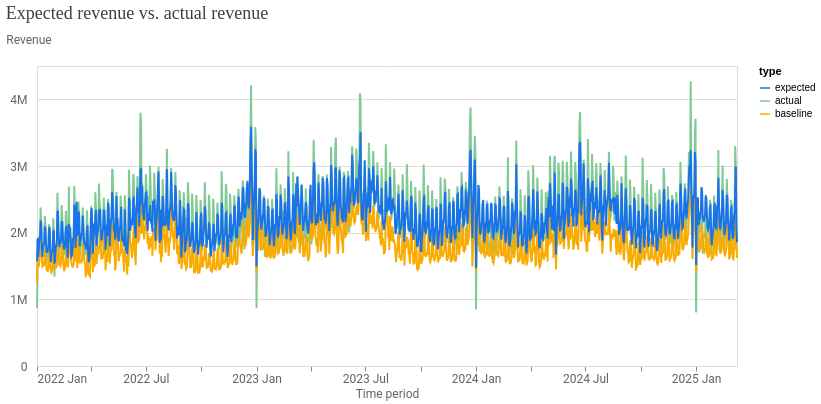

Notebook code for this chart:
### Markdown cell above
2\. Assess the model's fit by comparing the expected sales against the actual sales.

### Code cell
model_fit = visualizer.ModelFit(mmm)
model_fit.plot_model_fit()

### Figure 1 — Vega-Lite specification as saved in the notebook (floating-point values rounded to 4 significant figures; data arrays with more than 128 entries replaced by an {"elided": "..."} marker saying what was removed)
{"config": {"view": {"continuousWidth": 300, "continuousHeight": 300}, "axis": {"labelColor": "#5F6368", "labelFont": "Roboto", "labelFontSize": 12, "titleColor": "#5F6368", "titleFont": "Roboto", "titleFontSize": 12, "titleFontWeight": "normal"}}, "layer": [{"mark": {"type": "line"}, "encoding": {"color": {"field": "type", "scale": {"domain": ["expected", "actual", "baseline"], "range": ["#1A73E8", "#81C995", "#F9AB00"]}, "type": "nominal"}, "x": {"axis": {"domainColor": "#DADCE0", "format": "%Y %b", "grid": false, "tickCount": 8}, "field": "time", "title": "Time period", "type": "temporal"}, "y": {"axis": {"domain": false, "labelExpr": "replace(format(datum.value, '.3~s'), 'G', 'B')", "labelPadding": 10, "tickCount": 5, "ticks": false, "titleAlign": "left", "titleAngle": 0, "titleY": -20}, "field": "mean", "title": "Revenue", "type": "quantitative"}}}, {"mark": {"type": "rule", "opacity": 0}, "encoding": {"opacity": {"condition": {"param": "param_3", "value": 0.3, "empty": false}, "value": 0}, "tooltip": [{"field": "time", "title": "Time period", "type": "temporal"}, {"field": "expected", "format": ",.0f", "title": "Expected", "type": "quantitative"}, {"field": "actual", "format": ",.0f", "title": "Actual", "type": "quantitative"}, {"field": "baseline", "format": ",.0f", "title": "Baseline", "type": "quantitative"}], "x": {"field": "time", "type": "temporal"}}, "name": "view_3", "transform": [{"pivot": "type", "value": "mean", "groupby": ["time"]}]}, {"mark": {"type": "circle", "filled": false, "size": 36}, "encoding": {"color": {"field": "type", "legend": null, "scale": {"domain": ["expected", "actual", "baseline"], "range": ["#1A73E8", "#81C995", "#F9AB00"]}, "type": "nominal"}, "opacity": {"condition": {"param": "param_3", "value": 1, "empty": false}, "value": 0}, "x": {"field": "time", "type": "temporal"}, "y": {"field": "mean", "type": "quantitative"}}}, {"mark": {"type": "area", "opacity": 0.3}, "encoding": {"color": {"field": "type", "legend": null, "scale": {"domain": ["expected"], "range": ["#1A73E8"]}, "type": "nominal"}, "x": {"field": "time", "type": "temporal"}, "y": {"field": "ci_hi", "type": "quantitative"}, "y2": {"field": "ci_lo"}}}], "data": {"name": "data-62a2946509b2467b70169603d72a1624"}, "params": [{"name": "param_3", "select": {"type": "point", "clear": "pointerout", "fields": ["time"], "nearest": true, "on": "pointerover"}, "views": ["view_3"]}], "resolve": {"scale": {"color": "independent"}}, "title": {"text": "Expected revenue vs. actual revenue", "anchor": "start", "color": "#3C4043", "font": "Google Sans Display", "fontSize": 18, "fontWeight": "normal", "offset": 10}, "width": 700, "$schema": "https://vega.github.io/schema/vega-lite/v5.20.1.json", "datasets": {"data-62a2946509b2467b70169603d72a1624": {"elided": "3495 records"}}}
